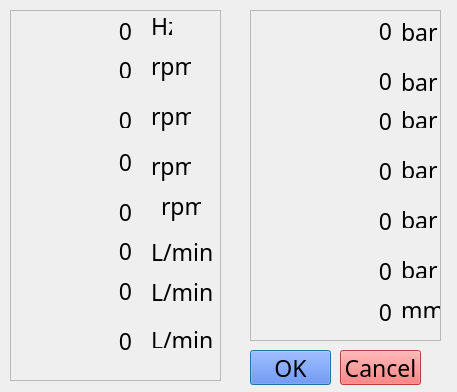
<?xml version="1.0" encoding="UTF-8"?>
<ui version="4.0">
 <class>ParameterSetting</class>
 <widget class="QDialog" name="ParameterSetting">
  <property name="geometry">
   <rect>
    <x>0</x>
    <y>0</y>
    <width>457</width>
    <height>392</height>
   </rect>
  </property>
  <property name="font">
   <font>
    <family>AR PL UKai CN</family>
    <pointsize>17</pointsize>
   </font>
  </property>
  <property name="windowTitle">
   <string>参数设置</string>
  </property>
  <property name="windowIcon">
   <iconset resource="../src/image.qrc">
    <normaloff>:/images/leiwo.png</normaloff>:/images/leiwo.png</iconset>
  </property>
  <widget class="QPushButton" name="OK_btn">
   <property name="geometry">
    <rect>
     <x>250</x>
     <y>350</y>
     <width>81</width>
     <height>35</height>
    </rect>
   </property>
   <property name="styleSheet">
    <string notr="true">background-color: rgb(58, 111, 249);</string>
   </property>
   <property name="text">
    <string>OK</string>
   </property>
  </widget>
  <widget class="QPushButton" name="Cancel_btn">
   <property name="geometry">
    <rect>
     <x>340</x>
     <y>350</y>
     <width>81</width>
     <height>35</height>
    </rect>
   </property>
   <property name="styleSheet">
    <string notr="true">background-color: rgb(249, 88, 88);</string>
   </property>
   <property name="text">
    <string>Cancel</string>
   </property>
  </widget>
  <widget class="QScrollArea" name="scrollArea">
   <property name="geometry">
    <rect>
     <x>10</x>
     <y>10</y>
     <width>211</width>
     <height>371</height>
    </rect>
   </property>
   <property name="widgetResizable">
    <bool>true</bool>
   </property>
   <widget class="QWidget" name="scrollAreaWidgetContents">
    <property name="geometry">
     <rect>
      <x>0</x>
      <y>0</y>
      <width>209</width>
      <height>369</height>
     </rect>
    </property>
    <widget class="QLabel" name="l_cutterFrequencyTarget">
     <property name="geometry">
      <rect>
       <x>60</x>
       <y>10</y>
       <width>61</width>
       <height>20</height>
      </rect>
     </property>
     <property name="text">
      <string>0</string>
     </property>
     <property name="alignment">
      <set>Qt::AlignRight|Qt::AlignTrailing|Qt::AlignVCenter</set>
     </property>
    </widget>
    <widget class="QLabel" name="label_106">
     <property name="geometry">
      <rect>
       <x>10</x>
       <y>0</y>
       <width>39</width>
       <height>40</height>
      </rect>
     </property>
     <property name="styleSheet">
      <string notr="true">border-image: url(:/images/engine/CutterHz.png)</string>
     </property>
     <property name="text">
      <string/>
     </property>
    </widget>
    <widget class="QLabel" name="label_9">
     <property name="geometry">
      <rect>
       <x>140</x>
       <y>0</y>
       <width>21</width>
       <height>30</height>
      </rect>
     </property>
     <property name="text">
      <string>Hz</string>
     </property>
    </widget>
    <widget class="QLabel" name="label_107">
     <property name="geometry">
      <rect>
       <x>10</x>
       <y>50</y>
       <width>39</width>
       <height>40</height>
      </rect>
     </property>
     <property name="styleSheet">
      <string notr="true">border-image: url(:/images/engine/FeedAugerSpeed.png)</string>
     </property>
     <property name="text">
      <string/>
     </property>
    </widget>
    <widget class="QLabel" name="l_augerSpeedTarget">
     <property name="geometry">
      <rect>
       <x>60</x>
       <y>50</y>
       <width>61</width>
       <height>17</height>
      </rect>
     </property>
     <property name="text">
      <string>0</string>
     </property>
     <property name="alignment">
      <set>Qt::AlignRight|Qt::AlignTrailing|Qt::AlignVCenter</set>
     </property>
    </widget>
    <widget class="QLabel" name="label_11">
     <property name="geometry">
      <rect>
       <x>140</x>
       <y>40</y>
       <width>40</width>
       <height>30</height>
      </rect>
     </property>
     <property name="text">
      <string>rpm</string>
     </property>
    </widget>
    <widget class="QLabel" name="label_109">
     <property name="geometry">
      <rect>
       <x>10</x>
       <y>90</y>
       <width>39</width>
       <height>40</height>
      </rect>
     </property>
     <property name="styleSheet">
      <string notr="true">border-image: url(:/images/engine/draught_fan.png)</string>
     </property>
     <property name="text">
      <string/>
     </property>
    </widget>
    <widget class="QLabel" name="l_cleanFanSpeedTarget">
     <property name="geometry">
      <rect>
       <x>60</x>
       <y>100</y>
       <width>61</width>
       <height>17</height>
      </rect>
     </property>
     <property name="text">
      <string>0</string>
     </property>
     <property name="alignment">
      <set>Qt::AlignRight|Qt::AlignTrailing|Qt::AlignVCenter</set>
     </property>
    </widget>
    <widget class="QLabel" name="label_13">
     <property name="geometry">
      <rect>
       <x>140</x>
       <y>90</y>
       <width>40</width>
       <height>30</height>
      </rect>
     </property>
     <property name="text">
      <string>rpm</string>
     </property>
    </widget>
    <widget class="QLabel" name="label_108">
     <property name="geometry">
      <rect>
       <x>10</x>
       <y>130</y>
       <width>39</width>
       <height>40</height>
      </rect>
     </property>
     <property name="styleSheet">
      <string notr="true">border-image: url(:/images/engine/RollerSpeed.png)</string>
     </property>
     <property name="text">
      <string/>
     </property>
    </widget>
    <widget class="QLabel" name="label_12">
     <property name="geometry">
      <rect>
       <x>140</x>
       <y>140</y>
       <width>40</width>
       <height>30</height>
      </rect>
     </property>
     <property name="text">
      <string>rpm</string>
     </property>
    </widget>
    <widget class="QLabel" name="l_rollerSpeedTarget">
     <property name="geometry">
      <rect>
       <x>60</x>
       <y>140</y>
       <width>61</width>
       <height>21</height>
      </rect>
     </property>
     <property name="text">
      <string>0</string>
     </property>
     <property name="alignment">
      <set>Qt::AlignRight|Qt::AlignTrailing|Qt::AlignVCenter</set>
     </property>
    </widget>
    <widget class="QLabel" name="label_104">
     <property name="geometry">
      <rect>
       <x>10</x>
       <y>180</y>
       <width>39</width>
       <height>40</height>
      </rect>
     </property>
     <property name="styleSheet">
      <string notr="true">border-image: url(:/images/engine/ReelSpeed.png)</string>
     </property>
     <property name="text">
      <string/>
     </property>
    </widget>
    <widget class="QLabel" name="label_14">
     <property name="geometry">
      <rect>
       <x>150</x>
       <y>180</y>
       <width>40</width>
       <height>30</height>
      </rect>
     </property>
     <property name="text">
      <string>rpm</string>
     </property>
    </widget>
    <widget class="QLabel" name="l_winderSpeedTarget">
     <property name="geometry">
      <rect>
       <x>60</x>
       <y>190</y>
       <width>61</width>
       <height>21</height>
      </rect>
     </property>
     <property name="text">
      <string>0</string>
     </property>
     <property name="alignment">
      <set>Qt::AlignRight|Qt::AlignTrailing|Qt::AlignVCenter</set>
     </property>
    </widget>
    <widget class="QLabel" name="label">
     <property name="geometry">
      <rect>
       <x>10</x>
       <y>220</y>
       <width>40</width>
       <height>40</height>
      </rect>
     </property>
     <property name="font">
      <font>
       <pointsize>12</pointsize>
      </font>
     </property>
     <property name="styleSheet">
      <string notr="true">border-image: url(:/images/ReelFlow.png)</string>
     </property>
     <property name="text">
      <string/>
     </property>
    </widget>
    <widget class="QLabel" name="l_winderHydraulicMotorFlow">
     <property name="geometry">
      <rect>
       <x>60</x>
       <y>230</y>
       <width>61</width>
       <height>20</height>
      </rect>
     </property>
     <property name="text">
      <string>0</string>
     </property>
     <property name="alignment">
      <set>Qt::AlignRight|Qt::AlignTrailing|Qt::AlignVCenter</set>
     </property>
    </widget>
    <widget class="QLabel" name="label_3">
     <property name="geometry">
      <rect>
       <x>140</x>
       <y>230</y>
       <width>67</width>
       <height>21</height>
      </rect>
     </property>
     <property name="text">
      <string>L/min</string>
     </property>
    </widget>
    <widget class="QLabel" name="label_6">
     <property name="geometry">
      <rect>
       <x>10</x>
       <y>260</y>
       <width>40</width>
       <height>40</height>
      </rect>
     </property>
     <property name="font">
      <font>
       <pointsize>12</pointsize>
      </font>
     </property>
     <property name="styleSheet">
      <string notr="true">border-image: url(:/images/FeedAugerFlow.png)</string>
     </property>
     <property name="text">
      <string/>
     </property>
    </widget>
    <widget class="QLabel" name="l_feedingAugerHydraulicMotorFlow">
     <property name="geometry">
      <rect>
       <x>60</x>
       <y>270</y>
       <width>61</width>
       <height>20</height>
      </rect>
     </property>
     <property name="text">
      <string>0</string>
     </property>
     <property name="alignment">
      <set>Qt::AlignRight|Qt::AlignTrailing|Qt::AlignVCenter</set>
     </property>
    </widget>
    <widget class="QLabel" name="label_4">
     <property name="geometry">
      <rect>
       <x>140</x>
       <y>270</y>
       <width>67</width>
       <height>21</height>
      </rect>
     </property>
     <property name="text">
      <string>L/min</string>
     </property>
    </widget>
    <widget class="QLabel" name="labe_7">
     <property name="geometry">
      <rect>
       <x>10</x>
       <y>310</y>
       <width>40</width>
       <height>40</height>
      </rect>
     </property>
     <property name="font">
      <font>
       <pointsize>12</pointsize>
      </font>
     </property>
     <property name="styleSheet">
      <string notr="true">border-image: url(:/images/CutterFlow.png)</string>
     </property>
     <property name="text">
      <string/>
     </property>
    </widget>
    <widget class="QLabel" name="l_cutterHydraulicMotorFlow">
     <property name="geometry">
      <rect>
       <x>60</x>
       <y>320</y>
       <width>61</width>
       <height>20</height>
      </rect>
     </property>
     <property name="text">
      <string>0</string>
     </property>
     <property name="alignment">
      <set>Qt::AlignRight|Qt::AlignTrailing|Qt::AlignVCenter</set>
     </property>
    </widget>
    <widget class="QLabel" name="label_10">
     <property name="geometry">
      <rect>
       <x>140</x>
       <y>320</y>
       <width>67</width>
       <height>17</height>
      </rect>
     </property>
     <property name="text">
      <string>L/min</string>
     </property>
    </widget>
   </widget>
  </widget>
  <widget class="QScrollArea" name="scrollArea_2">
   <property name="geometry">
    <rect>
     <x>250</x>
     <y>10</y>
     <width>191</width>
     <height>331</height>
    </rect>
   </property>
   <property name="widgetResizable">
    <bool>true</bool>
   </property>
   <widget class="QWidget" name="scrollAreaWidgetContents_4">
    <property name="geometry">
     <rect>
      <x>0</x>
      <y>0</y>
      <width>189</width>
      <height>329</height>
     </rect>
    </property>
    <widget class="QLabel" name="label_7">
     <property name="geometry">
      <rect>
       <x>150</x>
       <y>10</y>
       <width>41</width>
       <height>21</height>
      </rect>
     </property>
     <property name="text">
      <string>bar</string>
     </property>
    </widget>
    <widget class="QLabel" name="label_15">
     <property name="geometry">
      <rect>
       <x>150</x>
       <y>60</y>
       <width>67</width>
       <height>21</height>
      </rect>
     </property>
     <property name="text">
      <string>bar</string>
     </property>
    </widget>
    <widget class="QLabel" name="label_2">
     <property name="geometry">
      <rect>
       <x>10</x>
       <y>0</y>
       <width>40</width>
       <height>40</height>
      </rect>
     </property>
     <property name="font">
      <font>
       <pointsize>12</pointsize>
      </font>
     </property>
     <property name="styleSheet">
      <string notr="true">border-image: url(:/images/ReelFeedingOilPressure.png)</string>
     </property>
     <property name="text">
      <string/>
     </property>
    </widget>
    <widget class="QLabel" name="l_winderHydraulicMotorReturnOilPressure">
     <property name="geometry">
      <rect>
       <x>50</x>
       <y>60</y>
       <width>91</width>
       <height>20</height>
      </rect>
     </property>
     <property name="text">
      <string>0</string>
     </property>
     <property name="alignment">
      <set>Qt::AlignRight|Qt::AlignTrailing|Qt::AlignVCenter</set>
     </property>
    </widget>
    <widget class="QLabel" name="label_17">
     <property name="geometry">
      <rect>
       <x>10</x>
       <y>50</y>
       <width>40</width>
       <height>40</height>
      </rect>
     </property>
     <property name="font">
      <font>
       <pointsize>12</pointsize>
      </font>
     </property>
     <property name="styleSheet">
      <string notr="true">border-image: url(:/images/ReelReturnOilPressure.png)</string>
     </property>
     <property name="text">
      <string/>
     </property>
    </widget>
    <widget class="QLabel" name="l_winderHydraulicMotorTakeOilPressure">
     <property name="geometry">
      <rect>
       <x>50</x>
       <y>10</y>
       <width>91</width>
       <height>20</height>
      </rect>
     </property>
     <property name="text">
      <string>0</string>
     </property>
     <property name="alignment">
      <set>Qt::AlignRight|Qt::AlignTrailing|Qt::AlignVCenter</set>
     </property>
    </widget>
    <widget class="QLabel" name="l_feedingAugerHydraulicMotorReturnOilPressure">
     <property name="geometry">
      <rect>
       <x>60</x>
       <y>150</y>
       <width>81</width>
       <height>20</height>
      </rect>
     </property>
     <property name="text">
      <string>0</string>
     </property>
     <property name="alignment">
      <set>Qt::AlignRight|Qt::AlignTrailing|Qt::AlignVCenter</set>
     </property>
    </widget>
    <widget class="QLabel" name="label_26">
     <property name="geometry">
      <rect>
       <x>10</x>
       <y>240</y>
       <width>40</width>
       <height>40</height>
      </rect>
     </property>
     <property name="font">
      <font>
       <pointsize>12</pointsize>
      </font>
     </property>
     <property name="styleSheet">
      <string notr="true">border-image: url(:/images/CutterReturnOilPressure.png)</string>
     </property>
     <property name="text">
      <string/>
     </property>
    </widget>
    <widget class="QLabel" name="label_23">
     <property name="geometry">
      <rect>
       <x>150</x>
       <y>150</y>
       <width>67</width>
       <height>17</height>
      </rect>
     </property>
     <property name="text">
      <string>bar</string>
     </property>
    </widget>
    <widget class="QLabel" name="label_22">
     <property name="geometry">
      <rect>
       <x>150</x>
       <y>100</y>
       <width>67</width>
       <height>17</height>
      </rect>
     </property>
     <property name="text">
      <string>bar</string>
     </property>
    </widget>
    <widget class="QLabel" name="label_29">
     <property name="geometry">
      <rect>
       <x>150</x>
       <y>200</y>
       <width>67</width>
       <height>17</height>
      </rect>
     </property>
     <property name="text">
      <string>bar</string>
     </property>
    </widget>
    <widget class="QLabel" name="l_cutterHydraulicMotorTakeOilPressure">
     <property name="geometry">
      <rect>
       <x>50</x>
       <y>200</y>
       <width>91</width>
       <height>20</height>
      </rect>
     </property>
     <property name="text">
      <string>0</string>
     </property>
     <property name="alignment">
      <set>Qt::AlignRight|Qt::AlignTrailing|Qt::AlignVCenter</set>
     </property>
    </widget>
    <widget class="QLabel" name="label_27">
     <property name="geometry">
      <rect>
       <x>10</x>
       <y>280</y>
       <width>40</width>
       <height>40</height>
      </rect>
     </property>
     <property name="font">
      <font>
       <pointsize>12</pointsize>
      </font>
     </property>
     <property name="styleSheet">
      <string notr="true">border-image: url(:/images/cut_height.png)</string>
     </property>
     <property name="text">
      <string/>
     </property>
    </widget>
    <widget class="QLabel" name="label_18">
     <property name="geometry">
      <rect>
       <x>10</x>
       <y>140</y>
       <width>40</width>
       <height>40</height>
      </rect>
     </property>
     <property name="font">
      <font>
       <pointsize>12</pointsize>
      </font>
     </property>
     <property name="styleSheet">
      <string notr="true">border-image: url(:/images/FeedAugerReturnOilPressure.png)</string>
     </property>
     <property name="text">
      <string/>
     </property>
    </widget>
    <widget class="QLabel" name="label_21">
     <property name="geometry">
      <rect>
       <x>10</x>
       <y>90</y>
       <width>40</width>
       <height>40</height>
      </rect>
     </property>
     <property name="font">
      <font>
       <pointsize>12</pointsize>
      </font>
     </property>
     <property name="styleSheet">
      <string notr="true">border-image: url(:/images/FeedAugerFeedingOilPressure.png)</string>
     </property>
     <property name="text">
      <string/>
     </property>
    </widget>
    <widget class="QLabel" name="l_cuttingPlatformHeight">
     <property name="geometry">
      <rect>
       <x>50</x>
       <y>290</y>
       <width>91</width>
       <height>21</height>
      </rect>
     </property>
     <property name="text">
      <string>0</string>
     </property>
     <property name="alignment">
      <set>Qt::AlignRight|Qt::AlignTrailing|Qt::AlignVCenter</set>
     </property>
    </widget>
    <widget class="QLabel" name="l_cutterHydraulicMotorReturnOilPressure">
     <property name="geometry">
      <rect>
       <x>50</x>
       <y>250</y>
       <width>91</width>
       <height>20</height>
      </rect>
     </property>
     <property name="text">
      <string>0</string>
     </property>
     <property name="alignment">
      <set>Qt::AlignRight|Qt::AlignTrailing|Qt::AlignVCenter</set>
     </property>
    </widget>
    <widget class="QLabel" name="l_feedingAugerHydraulicMotorTakeOilPressure">
     <property name="geometry">
      <rect>
       <x>50</x>
       <y>100</y>
       <width>91</width>
       <height>20</height>
      </rect>
     </property>
     <property name="text">
      <string>0</string>
     </property>
     <property name="alignment">
      <set>Qt::AlignRight|Qt::AlignTrailing|Qt::AlignVCenter</set>
     </property>
    </widget>
    <widget class="QLabel" name="label_28">
     <property name="geometry">
      <rect>
       <x>10</x>
       <y>190</y>
       <width>40</width>
       <height>40</height>
      </rect>
     </property>
     <property name="font">
      <font>
       <pointsize>12</pointsize>
      </font>
     </property>
     <property name="styleSheet">
      <string notr="true">border-image: url(:/images/CutterFeedingOilPressure.png)</string>
     </property>
     <property name="text">
      <string/>
     </property>
    </widget>
    <widget class="QLabel" name="label_24">
     <property name="geometry">
      <rect>
       <x>150</x>
       <y>250</y>
       <width>67</width>
       <height>17</height>
      </rect>
     </property>
     <property name="text">
      <string>bar</string>
     </property>
    </widget>
    <widget class="QLabel" name="label_25">
     <property name="geometry">
      <rect>
       <x>150</x>
       <y>290</y>
       <width>67</width>
       <height>17</height>
      </rect>
     </property>
     <property name="text">
      <string>mm</string>
     </property>
    </widget>
   </widget>
  </widget>
 </widget>
 <resources>
  <include location="../src/image.qrc"/>
 </resources>
 <connections/>
</ui>
